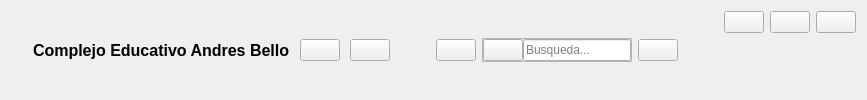
        <widget class="QWidget" name="cabeceraContenedor" native="true">
         <layout class="QHBoxLayout" name="horizontalLayout_4">
          <item>
           <widget class="QFrame" name="frame_6">
            <property name="frameShape">
             <enum>QFrame::NoFrame</enum>
            </property>
            <layout class="QHBoxLayout" name="horizontalLayout_6">
             <property name="spacing">
              <number>10</number>
             </property>
             <property name="leftMargin">
              <number>5</number>
             </property>
             <property name="topMargin">
              <number>0</number>
             </property>
             <property name="rightMargin">
              <number>0</number>
             </property>
             <property name="bottomMargin">
              <number>0</number>
             </property>
             <item>
              <widget class="QLabel" name="label_5">
               <property name="maximumSize">
                <size>
                 <width>50</width>
                 <height>50</height>
                </size>
               </property>
               <property name="text">
                <string />
               </property>
               <property name="pixmap">
                <pixmap resource="../../../../Desktop/Proyecto Andres Bello/Aplicacion V2.1-AndresBello/Qss/icons/_icons.qrc">:/Imagen/Imagenes/Logo/2.png</pixmap>
               </property>
               <property name="scaledContents">
                <bool>true</bool>
               </property>
              </widget>
             </item>
             <item>
              <widget class="QLabel" name="label_6">
               <property name="font">
                <font>
                 <pointsize>12</pointsize>
                 <weight>75</weight>
                 <bold>true</bold>
                </font>
               </property>
               <property name="text">
                <string>Complejo Educativo Andres Bello</string>
               </property>
              </widget>
             </item>
             <item>
              <widget class="QPushButton" name="notificacionBoton">
               <property name="toolTip">
                <string>Notificacion</string>
               </property>
               <property name="text">
                <string />
               </property>
               <property name="icon">
                <iconset resource="../../../../Desktop/Proyecto Andres Bello/Aplicacion V2.1-AndresBello/Qss/icons/_icons.qrc">
                 <normaloff>:/font_awesome_regular/icons/font_awesome/regular/bell.png</normaloff>:/font_awesome_regular/icons/font_awesome/regular/bell.png</iconset>
               </property>
               <property name="iconSize">
                <size>
                 <width>24</width>
                 <height>24</height>
                </size>
               </property>
              </widget>
             </item>
             <item>
              <widget class="QPushButton" name="masBoton">
               <property name="toolTip">
                <string>Mas</string>
               </property>
               <property name="text">
                <string />
               </property>
               <property name="icon">
                <iconset resource="../../../../Desktop/Proyecto Andres Bello/Aplicacion V2.1-AndresBello/Qss/icons/_icons.qrc">
                 <normaloff>:/feather/icons/feather/more-horizontal.png</normaloff>:/feather/icons/feather/more-horizontal.png</iconset>
               </property>
               <property name="iconSize">
                <size>
                 <width>24</width>
                 <height>24</height>
                </size>
               </property>
              </widget>
             </item>
            </layout>
           </widget>
          </item>
          <item>
           <spacer name="horizontalSpacer">
            <property name="orientation">
             <enum>Qt::Horizontal</enum>
            </property>
            <property name="sizeHint" stdset="0">
             <size>
              <width>40</width>
              <height>20</height>
             </size>
            </property>
           </spacer>
          </item>
          <item>
           <widget class="QPushButton" name="perfilBoton">
            <property name="toolTip">
             <string>Perfil</string>
            </property>
            <property name="text">
             <string />
            </property>
            <property name="icon">
             <iconset resource="../../../../Desktop/Proyecto Andres Bello/Aplicacion V2.1-AndresBello/Qss/icons/_icons.qrc">
              <normaloff>:/font_awesome_regular/icons/font_awesome/regular/circle-user.png</normaloff>:/font_awesome_regular/icons/font_awesome/regular/circle-user.png</iconset>
            </property>
            <property name="iconSize">
             <size>
              <width>24</width>
              <height>24</height>
             </size>
            </property>
           </widget>
          </item>
          <item alignment="Qt::AlignVCenter">
           <widget class="QFrame" name="frame_15">
            <property name="sizePolicy">
             <sizepolicy hsizetype="Preferred" vsizetype="Preferred">
              <horstretch>0</horstretch>
              <verstretch>0</verstretch>
             </sizepolicy>
            </property>
            <property name="frameShape">
             <enum>QFrame::StyledPanel</enum>
            </property>
            <property name="frameShadow">
             <enum>QFrame::Raised</enum>
            </property>
            <layout class="QHBoxLayout" name="horizontalLayout_13">
             <property name="spacing">
              <number>0</number>
             </property>
             <property name="leftMargin">
              <number>0</number>
             </property>
             <property name="topMargin">
              <number>0</number>
             </property>
             <property name="rightMargin">
              <number>0</number>
             </property>
             <property name="bottomMargin">
              <number>0</number>
             </property>
             <item>
              <widget class="QPushButton" name="busquedaBoton">
               <property name="toolTip">
                <string>Buscar</string>
               </property>
               <property name="text">
                <string />
               </property>
               <property name="icon">
                <iconset resource="../../../../Desktop/Proyecto Andres Bello/Aplicacion V2.1-AndresBello/Qss/icons/_icons.qrc">
                 <normaloff>:/feather/icons/feather/search.png</normaloff>:/feather/icons/feather/search.png</iconset>
               </property>
               <property name="iconSize">
                <size>
                 <width>24</width>
                 <height>24</height>
                </size>
               </property>
              </widget>
             </item>
             <item>
              <widget class="QLineEdit" name="busquedaTexto">
               <property name="sizePolicy">
                <sizepolicy hsizetype="Expanding" vsizetype="Fixed">
                 <horstretch>0</horstretch>
                 <verstretch>0</verstretch>
                </sizepolicy>
               </property>
               <property name="minimumSize">
                <size>
                 <width>0</width>
                 <height>0</height>
                </size>
               </property>
               <property name="placeholderText">
                <string>Busqueda...</string>
               </property>
              </widget>
             </item>
            </layout>
           </widget>
          </item>
          <item>
           <widget class="QFrame" name="frame_7">
            <property name="frameShape">
             <enum>QFrame::NoFrame</enum>
            </property>
            <layout class="QHBoxLayout" name="horizontalLayout_5">
             <property name="spacing">
              <number>6</number>
             </property>
             <property name="leftMargin">
              <number>0</number>
             </property>
             <property name="topMargin">
              <number>0</number>
             </property>
             <property name="rightMargin">
              <number>0</number>
             </property>
             <property name="bottomMargin">
              <number>0</number>
             </property>
             <item>
              <widget class="QPushButton" name="botonMenuEliminar">
               <property name="toolTip">
                <string>Borrar</string>
               </property>
               <property name="text">
                <string />
               </property>
               <property name="icon">
                <iconset resource="../../../../Desktop/Proyecto Andres Bello/Aplicacion V2.1-AndresBello/Qss/icons/_icons.qrc">
                 <normaloff>:/font_awesome_regular/icons/font_awesome/regular/trash-can.png</normaloff>:/font_awesome_regular/icons/font_awesome/regular/trash-can.png</iconset>
               </property>
               <property name="iconSize">
                <size>
                 <width>24</width>
                 <height>24</height>
                </size>
               </property>
              </widget>
             </item>
            </layout>
           </widget>
          </item>
          <item>
           <spacer name="horizontalSpacer_2">
            <property name="orientation">
             <enum>Qt::Horizontal</enum>
            </property>
            <property name="sizeHint" stdset="0">
             <size>
              <width>40</width>
              <height>20</height>
             </size>
            </property>
           </spacer>
          </item>
          <item alignment="Qt::AlignRight|Qt::AlignTop">
           <widget class="QFrame" name="frame_8">
            <property name="frameShape">
             <enum>QFrame::NoFrame</enum>
            </property>
            <layout class="QHBoxLayout" name="horizontalLayout_3">
             <property name="spacing">
              <number>6</number>
             </property>
             <property name="leftMargin">
              <number>0</number>
             </property>
             <property name="topMargin">
              <number>0</number>
             </property>
             <property name="rightMargin">
              <number>0</number>
             </property>
             <property name="bottomMargin">
              <number>20</number>
             </property>
             <item>
              <widget class="QPushButton" name="minimizarBoton">
               <property name="toolTip">
                <string>Minimizar Ventana</string>
               </property>
               <property name="text">
                <string />
               </property>
               <property name="icon">
                <iconset resource="../../../../Desktop/Proyecto Andres Bello/Aplicacion V2.1-AndresBello/Qss/icons/_icons.qrc">
                 <normaloff>:/font_awesome_solid/icons/font_awesome/solid/minus.png</normaloff>:/font_awesome_solid/icons/font_awesome/solid/minus.png</iconset>
               </property>
               <property name="iconSize">
                <size>
                 <width>20</width>
                 <height>20</height>
                </size>
               </property>
              </widget>
             </item>
             <item>
              <widget class="QPushButton" name="restaurarBoton">
               <property name="toolTip">
                <string>Restaurar Ventana</string>
               </property>
               <property name="text">
                <string />
               </property>
               <property name="icon">
                <iconset resource="../../../../Desktop/Proyecto Andres Bello/Aplicacion V2.1-AndresBello/Qss/icons/_icons.qrc">
                 <normaloff>:/font_awesome_regular/icons/font_awesome/regular/square.png</normaloff>:/font_awesome_regular/icons/font_awesome/regular/square.png</iconset>
               </property>
               <property name="iconSize">
                <size>
                 <width>20</width>
                 <height>20</height>
                </size>
               </property>
              </widget>
             </item>
             <item>
              <widget class="QPushButton" name="cerrarBoton">
               <property name="toolTip">
                <string>Cerrar Ventana</string>
               </property>
               <property name="text">
                <string />
               </property>
               <property name="icon">
                <iconset resource="../../../../Desktop/Proyecto Andres Bello/Aplicacion V2.1-AndresBello/Qss/icons/_icons.qrc">
                 <normaloff>:/font_awesome_solid/icons/font_awesome/solid/xmark.png</normaloff>:/font_awesome_solid/icons/font_awesome/solid/xmark.png</iconset>
               </property>
               <property name="iconSize">
                <size>
                 <width>20</width>
                 <height>20</height>
                </size>
               </property>
              </widget>
             </item>
            </layout>
           </widget>
          </item>
         </layout>
        </widget>
